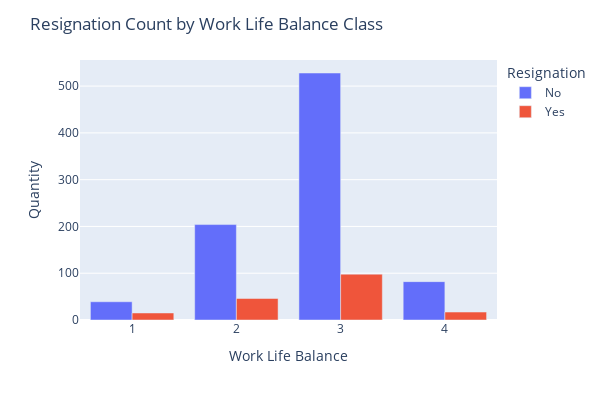

The code cell stored with this chart in its notebook:
### Markdown cell above
#### Do employees with low work life balance rate quit more?

Despite the smaller number of employees, the class that has the worst work-life balance is also the one that resigns the most if we look at the percentage.

### Code cell
df_temp = (
    df_eda
    .groupby(["WorkLifeBalance", "Resignation"])
    .size()
    .reset_index(name='Count')
)

fig = px.bar(df_temp, x="WorkLifeBalance", y="Count", color="Resignation", barmode="group", labels={"Count": "Quantity"})

fig.update_layout(
    xaxis=dict(title="Work Life Balance"),
    yaxis=dict(title="Quantity"),
    title="Resignation Count by Work Life Balance Class",
    height=400,
    width=600
)

fig.show()

### Figure 1 — Plotly figure (JSON) as saved in the notebook; plotly's stock layout.template omitted (floating-point values rounded to 4 significant figures)
{"data": [{"alignmentgroup": "True", "hovertemplate": "Resignation=No<br>WorkLifeBalance=%{x}<br>Quantity=%{y}<extra></extra>", "legendgroup": "No", "marker": {"color": "#636efa", "pattern": {"shape": ""}}, "name": "No", "offsetgroup": "No", "orientation": "v", "showlegend": true, "textposition": "auto", "type": "bar", "x": [1, 2, 3, 4], "xaxis": "x", "y": [39, 204, 528, 82], "yaxis": "y"}, {"alignmentgroup": "True", "hovertemplate": "Resignation=Yes<br>WorkLifeBalance=%{x}<br>Quantity=%{y}<extra></extra>", "legendgroup": "Yes", "marker": {"color": "#EF553B", "pattern": {"shape": ""}}, "name": "Yes", "offsetgroup": "Yes", "orientation": "v", "showlegend": true, "textposition": "auto", "type": "bar", "x": [1, 2, 3, 4], "xaxis": "x", "y": [15, 46, 98, 17], "yaxis": "y"}], "layout": {"barmode": "group", "height": 400, "legend": {"title": {"text": "Resignation"}, "tracegroupgap": 0}, "margin": {"t": 60}, "title": {"text": "Resignation Count by Work Life Balance Class"}, "width": 600, "xaxis": {"anchor": "y", "domain": [0, 1], "title": {"text": "Work Life Balance"}}, "yaxis": {"anchor": "x", "domain": [0, 1], "title": {"text": "Quantity"}}}}
